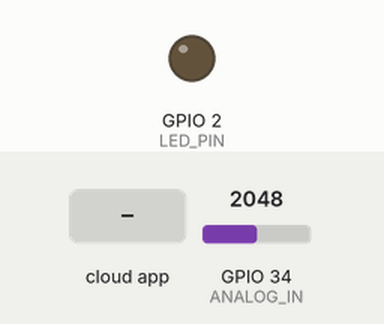
This sketch was run on a simulated ESP32. Parts: output pins drawn as LEDs (lit = HIGH). The test bench sets the inputs (shaded band); at power-on: GPIO 34 (ANALOG_IN) = 2048. The ROS host is connected and sends only what is stated; what the sketch prints to the serial monitor is not drawn.

Above: at 3.2 s.
3.3 s: the phone or cloud app sets digital_write_topic to 1
At 3.9 s:
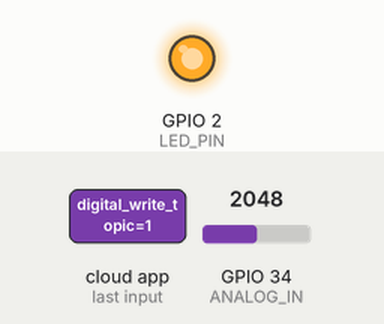
4.8 s: the phone or cloud app sets digital_write_topic to 0
At 5.5 s:
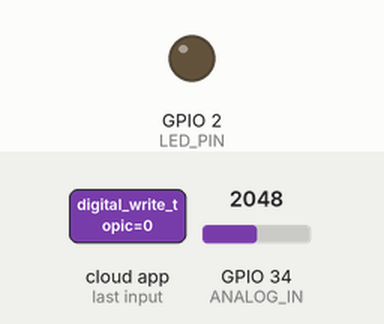
Timing chart, 0 to 7.8 s (numbered marks = the images above; inputs shaded):
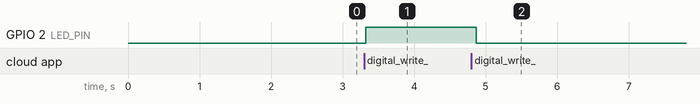

The sketch:

micro_ros_robot.ino
```cpp
#include <micro_ros_arduino.h>

#include <stdio.h>
#include <rcl/rcl.h>
#include <rcl/error_handling.h>
#include <rclc/rclc.h>
#include <rclc/executor.h>

#include <std_msgs/msg/int32.h>

rcl_subscription_t subscriber;
rcl_publisher_t publisher;
std_msgs__msg__Int32 msg, msgout;
rclc_executor_t executor;
rclc_support_t support;
rcl_allocator_t allocator;
rcl_node_t node;
rcl_timer_t timer;

#define LED_PIN 2
#define ANALOG_IN 34

#define RCCHECK(fn) { rcl_ret_t temp_rc = fn; if((temp_rc != RCL_RET_OK)){error_loop();}}
#define RCSOFTCHECK(fn) { rcl_ret_t temp_rc = fn; if((temp_rc != RCL_RET_OK)){}}


void error_loop(){
  while(1){
    digitalWrite(LED_PIN, !digitalRead(LED_PIN));
    delay(100);
  }
}

void subscription_callback(const void * msgin)
{
  const std_msgs__msg__Int32 * msg = (const std_msgs__msg__Int32 *)msgin;
  digitalWrite(LED_PIN, (msg->data == 0) ? LOW : HIGH);
}

void setup() {
  Serial.begin(115200);
  set_microros_wifi_transports("ElNombreDeTuRed", "LaContrasenia", "LaIPDeLaComputadoraConROS", 8888);

  pinMode(LED_PIN, OUTPUT);
  pinMode(ANALOG_IN, INPUT);

  delay(2000);

  allocator = rcl_get_default_allocator();

  //create init_options
  RCCHECK(rclc_support_init(&support, 0, NULL, &allocator));

  // create node
  RCCHECK(rclc_node_init_default(&node, "micro_ros_arduino_node", "", &support));

  // create publisher
  RCCHECK(rclc_publisher_init_default(
    &publisher,
    &node,
    ROSIDL_GET_MSG_TYPE_SUPPORT(std_msgs, msg, Int32),
    "analog_read_topic"));

  // create subscriber
  RCCHECK(rclc_subscription_init_default(
    &subscriber,
    &node,
    ROSIDL_GET_MSG_TYPE_SUPPORT(std_msgs, msg, Int32),
    "digital_write_topic"));

  // create executor
  RCCHECK(rclc_executor_init(&executor, &support.context, 1, &allocator));
  RCCHECK(rclc_executor_add_subscription(&executor, &subscriber, &msg, &subscription_callback, ON_NEW_DATA));

  msgout.data = 0;

}

void loop() {
  delay(100);
  RCCHECK(rclc_executor_spin_some(&executor, RCL_MS_TO_NS(100)));

  msgout.data = analogRead(ANALOG_IN);
  Serial.println(msgout.data);
  RCSOFTCHECK(rcl_publish(&publisher, &msgout, NULL));
}
```

Measured:
- after the input at 3.3 s, GPIO 2 (LED_PIN): LOW → HIGH at once
- after the input at 4.8 s, GPIO 2 (LED_PIN): HIGH → LOW after 0.07 s
